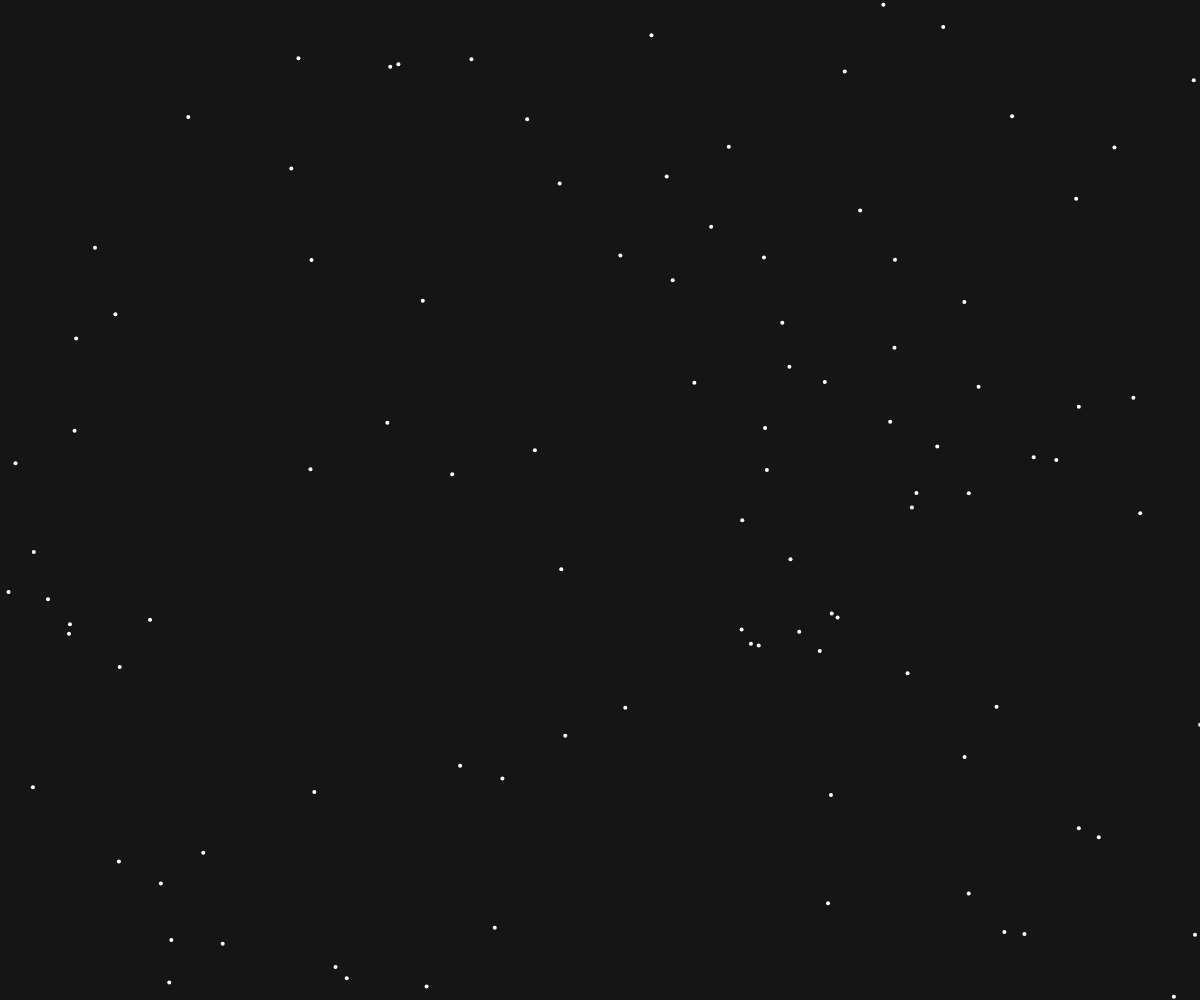
Frame 1 (no input)
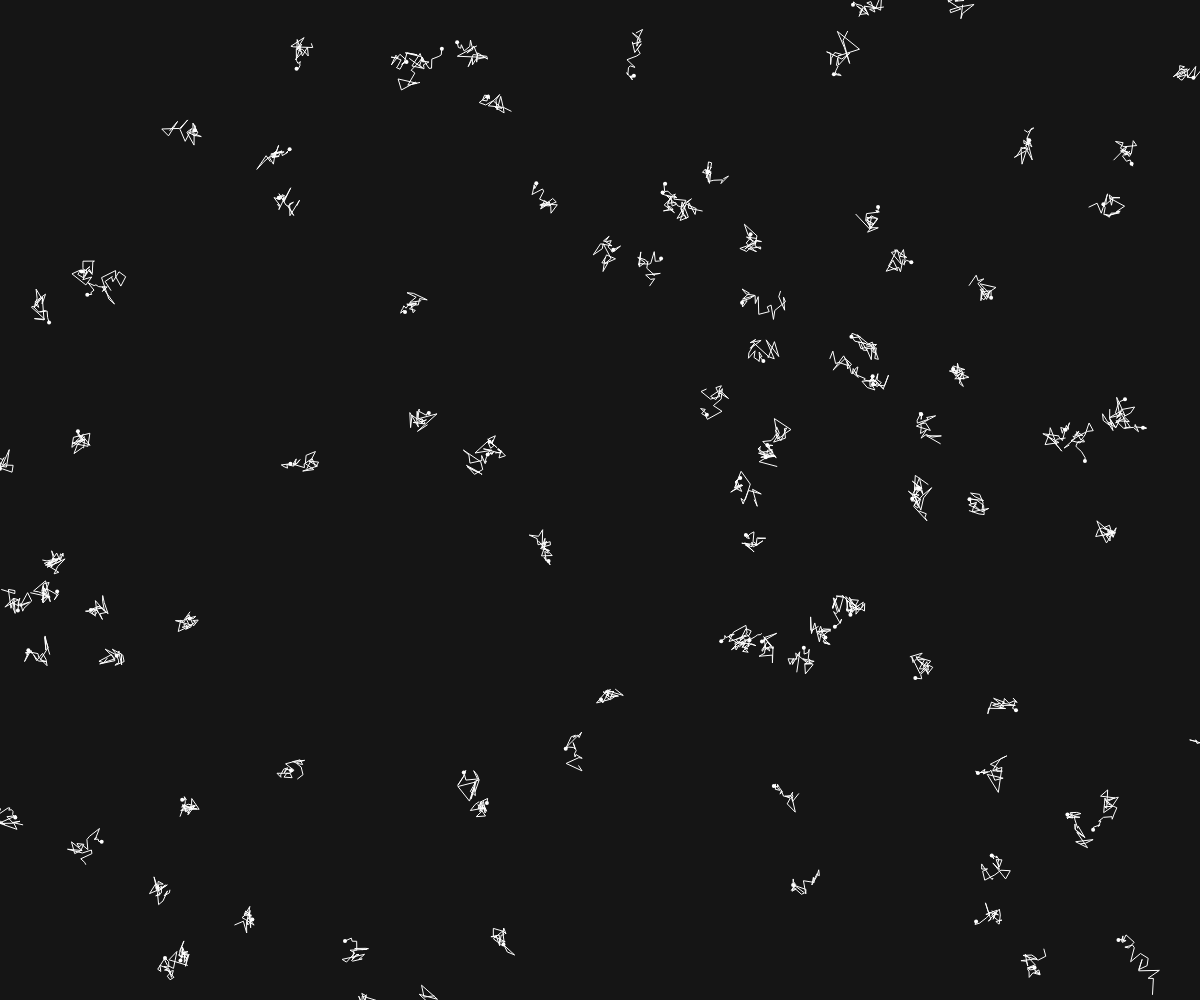
Frame 60 (no input)
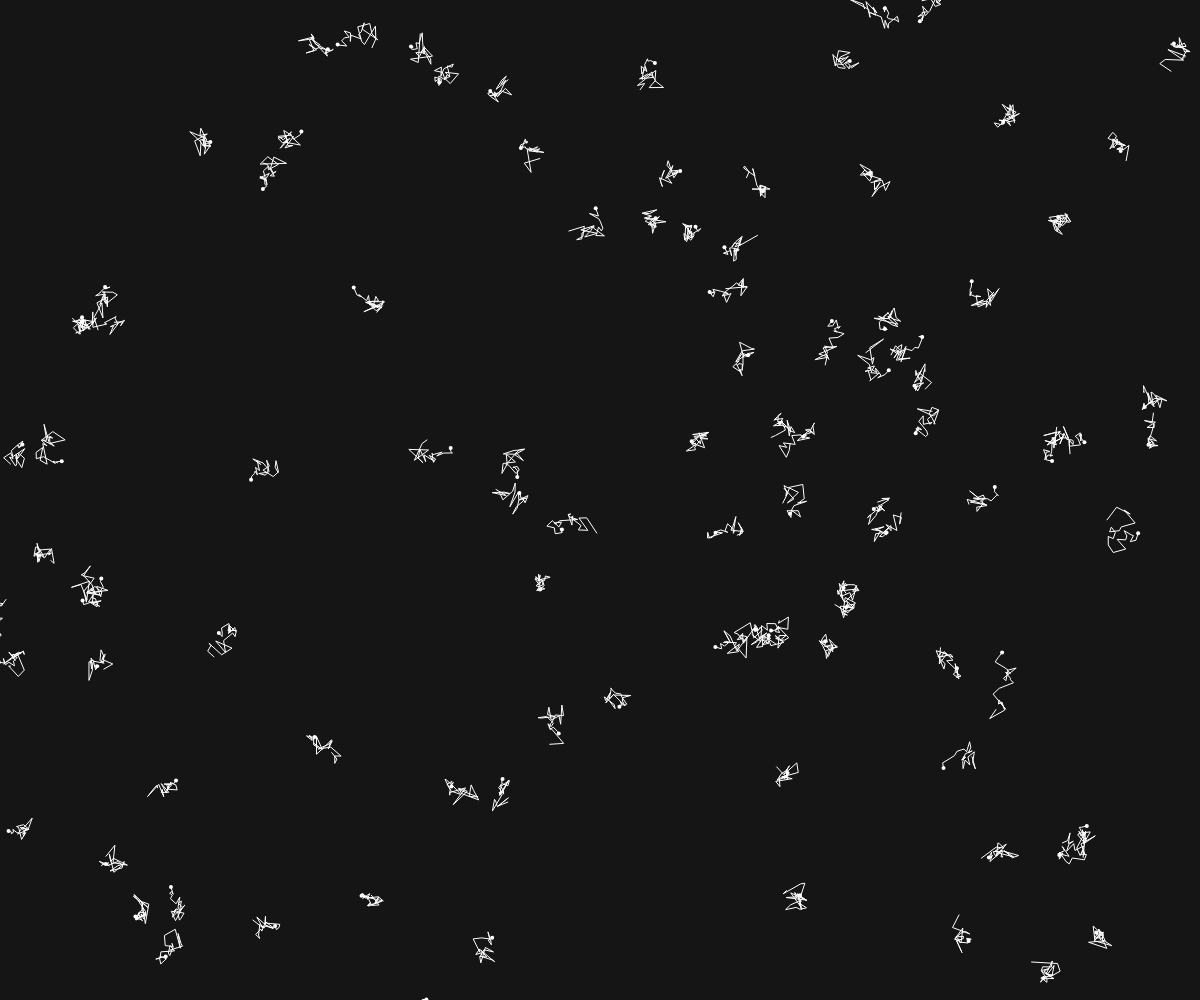
Frame 120 (the mouse pressed at the canvas centre since frame 60)

The p5.js sketch that drew these frames (run headless with seeded random() and noise() and a simulated clock; from frame 60 on, the mouse is pressed at the canvas centre):

// p5.js sketch
// ── sketch.js
let particles = []

function setup() {
  createCanvas(windowWidth, windowHeight)

  for (let i = 0; i < 100; i++) {
    particles.push(new Particle(random(width), random(height)))
  }
}

function mousePressed () {
  particles.push(new Particle(mouseX, mouseY))
}

function draw() {
  background(21)

  for (const p of particles) {
    p.update()
    p.show()
  }
}

// ── particle.js
class Particle {
  constructor (x, y) {
    this.x = x
    this.y = y
    this.history = []
  }

  update () {
    this.x += random(-random(8), random(8))
    this.y += random(-random(8), random(8))

    for (const pos of this.history) {
      pos.x += random(-2, 2)
      pos.y += random(-2, 2)
    }

    const v = createVector(this.x, this.y)
    this.history.push(v)
    if (this.history.length > 25) {
      this.history.splice(0, 1)
    }
  }

  show () {
    beginShape()
    for (const pos of this.history) {
      noFill()
      stroke(255)
      vertex(pos.x, pos.y)
    }
    endShape()

    noStroke()
    fill(255)
    ellipse(this.x, this.y, 4)
  }
}
